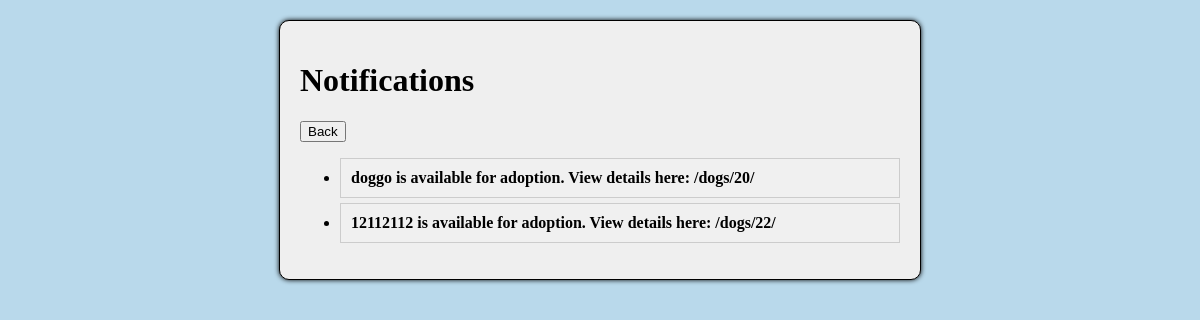
The page /notifications/ (signed in) on the database as committed earlier.
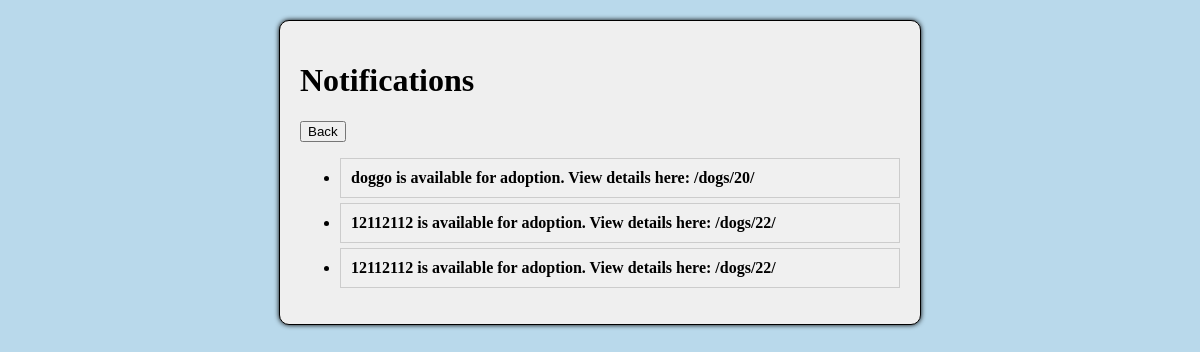
The same page on the database as committed later.
### gui/models.py (models this page shows, shortened)
class Notification(models.Model):
    recipient = models.ForeignKey(get_user_model(), on_delete=models.CASCADE, related_name='notifications')
    message = models.TextField()
    is_read = models.BooleanField(default=False)
    related_post = models.ForeignKey(DogAdoptionPost, on_delete=models.CASCADE, related_name='notifications', null=True)

### gui/views.py (the view)
# urls.py: path('notifications/', views.user_notifications, name='notifications'),
@login_required(login_url='/register-login')
def user_notifications(request):
    notifications = request.user.notifications.all()
    return render(request, 'notifications.html', {'notifications': notifications})

### gui/templates/notifications.html (shortened to what this page needs)
{% extends "base.html" %}
{% block content %}
    <h1>Notifications</h1>
    <button onclick="window.location='{% url 'index' %}';">Back</button>
    {% if notifications %}
        <ul>
            {% for notification in notifications %}
                <li class="notification {% if not notification.is_read %}unread{% endif %}">
                    {{ notification.message }}
                </li>
            {% endfor %}
        </ul>
    {% else %}
        <p>You have no notifications.</p>
    {% endif %}
{% endblock %}

Rows that differ between the two databases and show on the page:
added Notification: message "12112112 is available for adoption. View details here: /dogs/22/"
